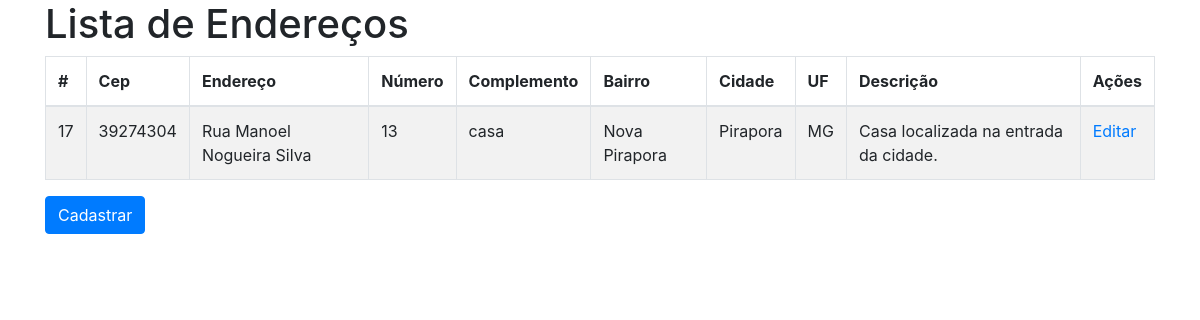
The page / on the database its author committed.
### cidade/models.py (models this page shows, shortened)
class Base(models.Model):
    criado = models.DateField('Data de criação', auto_now_add=True)
    modificado = models.DateField('Data de atualização', auto_now=True)
    ativo = models.BooleanField('Ativo?', default=True)
    class Meta:
        abstract = True

class Cadastro(Base):
    cep = models.CharField('CEP', max_length=9)
    cidade = models.CharField('Cidade', max_length=100)
    endereco = models.CharField('Endereço', max_length=100)
    numero = models.CharField('Número', max_length=8)
    complemento = models.CharField('Complemento', max_length=20)
    bairro = models.CharField('Bairro', max_length=50)
    uf = models.CharField('Estado', max_length=2, choices=UF_CHOICES)
    descricao = models.TextField('Descrição')
    slug = models.SlugField('Slug', max_length=100, blank=True, editable=False)

### cidade/views.py (the view)
# urls.py: path('', index, name='index'),
def index(request):
    context = {
        'Cadastros': Cadastro.objects.all(),
        'title': 'Lista de Endereços'
    }
    return render(request, 'lista.html', context)

### cidade/templates/lista.html (shortened to what this page needs)
{% extends 'base.html' %}
{% block content %}
<div class="container">
    <h1>{{title}}</h1>
    <table class="table table-striped table-bordered">
        <thead>
            <tr>
                <th scope="col">#</th>
                <th scope="col">Cep</th>
                <th scope="col">Endereço</th>
                <th scope="col">Número</th>
                <th scope="col">Complemento</th>
                <th scope="col">Bairro</th>
                <th scope="col">Cidade</th>
                <th scope="col">UF</th>
                <th scope="col">Descrição</th>
                <th scope="col">Ações</th>
            </tr>
        </thead>
        <tbody>
            {% for cadastro in Cadastros %}
                <tr>
                    <td scope="row">{{ cadastro.id }}</td>
                    <td scope="row">{{ cadastro.cep }}</td>
                    <td scope="row">{{ cadastro.endereco }}</td>
                    <td scope="row">{{ cadastro.numero }}</td>
                    <td scope="row">{{ cadastro.complemento }}</td>
                    <td scope="row">{{ cadastro.bairro }}</td>
                    <td scope="row">{{ cadastro.cidade }}</td>
                    <td scope="row">{{ cadastro.uf }}</td>
                    <td scope="row">{{ cadastro.descricao }}</td>
                    <td scope="row"><a href="{% url 'atualizacao' id=cadastro.id %}">Editar</a></td>
                </tr>
            {% endfor%}
        </tbody>
    </table>
    <form action="{% url 'cadastros' %}" method="post" class="form">
        <a href="{% url 'cadastros' %}" class="btn btn-primary">Cadastrar</a>
    </form>
</div>
{% endblock %}

### cidade/templates/base.html (shortened to what this page needs)
<!DOCTYPE html>
<html lang="pt-br">
<head>
    <link rel="stylesheet" href="https://cdn.jsdelivr.net/npm/bootstrap@4.6.1/dist/css/bootstrap.min.css">
</head>
<body>
    {% block content %}
    {% endblock %}
</body>
</html>

### rows shown on the page
Cadastro: id "17", cep "39274304", endereco "Rua Manoel Nogueira Silva", numero "13", complemento "casa", bairro "Nova Pirapora", cidade "Pirapora", uf "MG", descricao "Casa localizada na entrada da cidade."

### other values the page prints
{{ title }} "Lista de Endereços"
